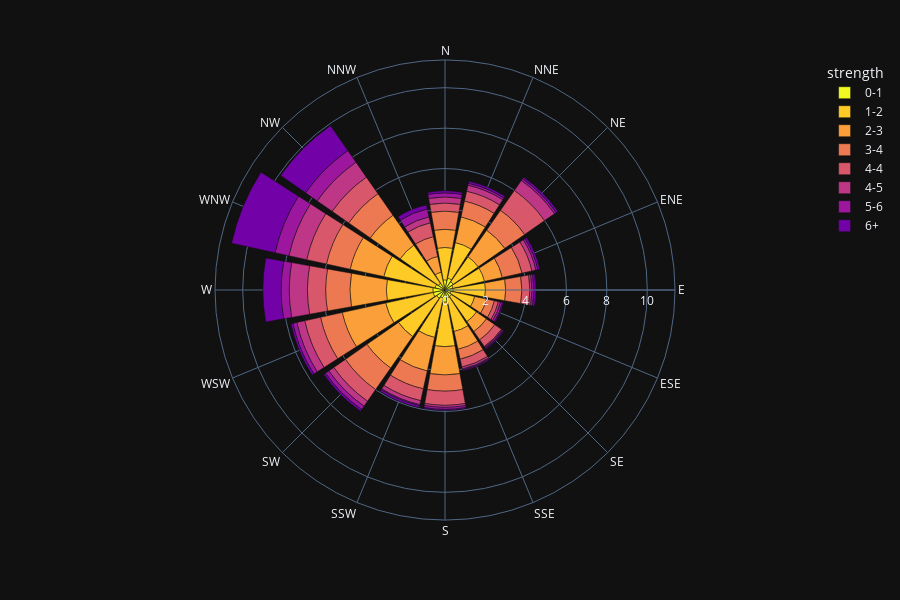

This figure's notebook cell:
### Code cell
import plotly.express as px
df = px.data.wind()
fig = px.bar_polar(df,r='frequency', theta='direction', height=600,
                    color='strength', template='plotly_dark',
                    color_discrete_sequence=px.colors.sequential.Plasma_r)
fig.show()

### Figure 1 — Plotly figure (JSON) as saved in the notebook; plotly's stock layout.template omitted (floating-point values rounded to 4 significant figures)
{"data": [{"hovertemplate": "strength=0-1<br>frequency=%{r}<br>direction=%{theta}<extra></extra>", "legendgroup": "0-1", "marker": {"color": "#f0f921", "pattern": {"shape": ""}}, "name": "0-1", "r": [0.5, 0.6, 0.5, 0.4, 0.4, 0.3, 0.4, 0.4, 0.6, 0.4, 0.5, 0.6, 0.6, 0.5, 0.4, 0.1], "showlegend": true, "subplot": "polar", "theta": ["N", "NNE", "NE", "ENE", "E", "ESE", "SE", "SSE", "S", "SSW", "SW", "WSW", "W", "WNW", "NW", "NNW"], "type": "barpolar"}, {"hovertemplate": "strength=1-2<br>frequency=%{r}<br>direction=%{theta}<extra></extra>", "legendgroup": "1-2", "marker": {"color": "#fdca26", "pattern": {"shape": ""}}, "name": "1-2", "r": [1.6, 1.8, 1.5, 1.6, 1.6, 1.2, 1.5, 1.7, 2.2, 2, 2.3, 2.4, 2.3, 2.6, 2.3, 0.8], "showlegend": true, "subplot": "polar", "theta": ["N", "NNE", "NE", "ENE", "E", "ESE", "SE", "SSE", "S", "SSW", "SW", "WSW", "W", "WNW", "NW", "NNW"], "type": "barpolar"}, {"hovertemplate": "strength=2-3<br>frequency=%{r}<br>direction=%{theta}<extra></extra>", "legendgroup": "2-3", "marker": {"color": "#fb9f3a", "pattern": {"shape": ""}}, "name": "2-3", "r": [0.9, 1.3, 1.6, 0.9, 1, 0.6, 0.6, 0.9, 1.4, 1.7, 1.9, 2.2, 1.8, 1.7, 1.8, 0.8], "showlegend": true, "subplot": "polar", "theta": ["N", "NNE", "NE", "ENE", "E", "ESE", "SE", "SSE", "S", "SSW", "SW", "WSW", "W", "WNW", "NW", "NNW"], "type": "barpolar"}, {"hovertemplate": "strength=3-4<br>frequency=%{r}<br>direction=%{theta}<extra></extra>", "legendgroup": "3-4", "marker": {"color": "#ed7953", "pattern": {"shape": ""}}, "name": "3-4", "r": [0.9, 0.8, 1.2, 1, 0.8, 0.4, 0.5, 0.5, 0.8, 0.9, 1.3, 1.1, 1.2, 1.2, 1.3, 1], "showlegend": true, "subplot": "polar", "theta": ["N", "NNE", "NE", "ENE", "E", "ESE", "SE", "SSE", "S", "SSW", "SW", "WSW", "W", "WNW", "NW", "NNW"], "type": "barpolar"}, {"hovertemplate": "strength=4-4<br>frequency=%{r}<br>direction=%{theta}<extra></extra>", "legendgroup": "4-4", "marker": {"color": "#d8576b", "pattern": {"shape": ""}}, "name": "4-4", "r": [0.4, 0.5, 1.2, 0.5, 0.4, 0.2, 0.4, 0.4, 0.7, 0.6, 0.7, 0.8, 0.9, 1, 1, 0.7], "showlegend": true, "subplot": "polar", "theta": ["N", "NNE", "NE", "ENE", "E", "ESE", "SE", "SSE", "S", "SSW", "SW", "WSW", "W", "WNW", "NW", "NNW"], "type": "barpolar"}, {"hovertemplate": "strength=4-5<br>frequency=%{r}<br>direction=%{theta}<extra></extra>", "legendgroup": "4-5", "marker": {"color": "#bd3786", "pattern": {"shape": ""}}, "name": "4-5", "r": [0.3, 0.3, 0.6, 0.2, 0.1, 0.1, 0.05, 0.1, 0.1, 0.2, 0.3, 0.4, 0.9, 0.9, 0.9, 0.3], "showlegend": true, "subplot": "polar", "theta": ["N", "NNE", "NE", "ENE", "E", "ESE", "SE", "SSE", "S", "SSW", "SW", "WSW", "W", "WNW", "NW", "NNW"], "type": "barpolar"}, {"hovertemplate": "strength=5-6<br>frequency=%{r}<br>direction=%{theta}<extra></extra>", "legendgroup": "5-6", "marker": {"color": "#9c179e", "pattern": {"shape": ""}}, "name": "5-6", "r": [0.2, 0.1, 0.1, 0.1, 0.1, 0.1, 0.05, 0.05, 0.1, 0.05, 0.2, 0.2, 0.4, 0.7, 0.7, 0.4], "showlegend": true, "subplot": "polar", "theta": ["N", "NNE", "NE", "ENE", "E", "ESE", "SE", "SSE", "S", "SSW", "SW", "WSW", "W", "WNW", "NW", "NNW"], "type": "barpolar"}, {"hovertemplate": "strength=6+<br>frequency=%{r}<br>direction=%{theta}<extra></extra>", "legendgroup": "6+", "marker": {"color": "#7201a8", "pattern": {"shape": ""}}, "name": "6+", "r": [0.1, 0.1, 0.1, 0.1, 0.1, 0.05, 0.05, 0.05, 0.05, 0.1, 0.1, 0.1, 0.9, 2.2, 1.5, 0.2], "showlegend": true, "subplot": "polar", "theta": ["N", "NNE", "NE", "ENE", "E", "ESE", "SE", "SSE", "S", "SSW", "SW", "WSW", "W", "WNW", "NW", "NNW"], "type": "barpolar"}], "layout": {"barmode": "relative", "height": 600, "legend": {"title": {"text": "strength"}, "tracegroupgap": 0}, "margin": {"t": 60}, "polar": {"angularaxis": {"direction": "clockwise", "rotation": 90}, "domain": {"x": [0, 1], "y": [0, 1]}}}}
